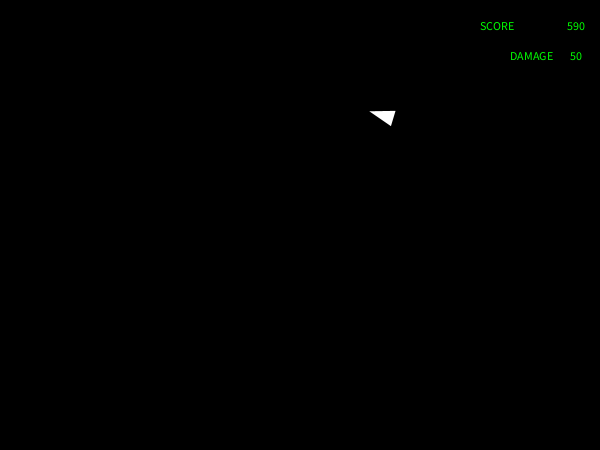
Frame 1 (no input)
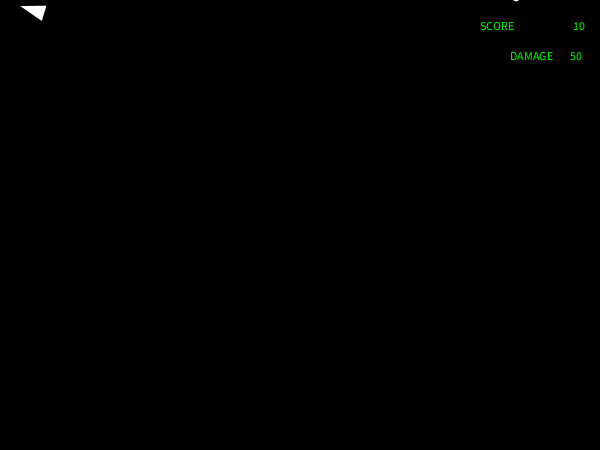
Frame 60 (the mouse pressed at the canvas centre just before this capture)
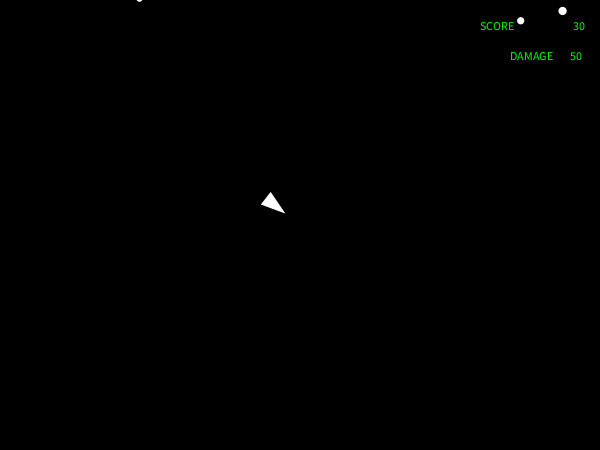
Frame 120 (the mouse held since frame 60 and released just before this capture)

The Processing sketch that drew these frames (run headless with seeded random() and noise(); from frame 60 on, the mouse is pressed at the canvas centre):

// Processing sketch: processing_120766
// ── processing_120766.pde

ArrayList asteroides = new ArrayList();
ArrayList n = new ArrayList();

//declaramos variables
PVector gravedad, posicionasteroide, posicionnave, pscompasteroide, pscompnav;
int numeronav = 1;
boolean navecreada = false;
int lastRecordedasteroide = 0;
int lastRecordedgrav = 0;
int intervalasteroide = 500;
int intervalgrav = 10000;
int damage = 50;
int score = 0;
int resultado = 0;
boolean finaljuego = false;


void setup() {
  size(600, 450);
  smooth(); 

  //inicializamos variables
  gravedad = new PVector(0.0001, 0.0005);
  posicionnave= new PVector(random(width), random(height));
  nave fol = new nave(posicionnave, random(0.01, 0.05), random(10, 20));
  n.add(fol);
}

void draw() {

  background(0);
  
  ///////////////////////// TEXT //////////////////////////////////
  
  if(damage>=0){
  fill(0,255,0);
  score=second()*10;
  text("SCORE ", width-120, 30);
  textAlign(RIGHT);
  text(score, width-15, 30);
  textAlign(LEFT);
  text("DAMAGE ", width-90, 60);
  text(damage, width-30, 60);
  noStroke();
  }
  
  
  
  posicionasteroide= new PVector(random(width), -10);
  posicionnave= new PVector(random(width), random(height));
  
  
   ///////////////// CONTROLADOR NIVEL ///////////////////////////
   
   if(millis()>20000){
     intervalasteroide = 250;
   }
   
     if(millis()>40000){
     intervalasteroide = 125;
   }
   
     if(millis()>60000){
     intervalasteroide = 75;
   }
   
    if(millis()>80000){
     intervalasteroide = 30;
   }
   
  
  ///////////////// CONTROLADOR TIEMPO ///////////////////////////
  
  if(millis()-lastRecordedasteroide>intervalasteroide){
   //creamos asteroides
asteroide c = new asteroide(posicionasteroide);
  asteroides.add(c);
   lastRecordedasteroide = millis();
  }
  
  
    if(millis()-lastRecordedgrav>intervalgrav){
       if (gravedad.x == 0.0001){
         gravedad.x = -0.0001;
         lastRecordedgrav = millis();
       }else{
         gravedad.x = 0.0001;
         lastRecordedgrav = millis();
       }
     }
  
  
  //////////////// INICIAR CLASES /////////////////////////////
  
  
  if (navecreada==false){
  for (int i=0; i<numeronav; i++){
     for (int e=0; e<n.size(); e++) {
     nave tempF = (nave) n.get(e);
    tempF.run();
    pscompnav=tempF.pos;
     }
  }
  }
  

  for (int i=0; i<asteroides.size(); i++) {
    asteroide c = (asteroide) asteroides.get(i);
    c.addForce(gravedad);
    c.run();
    pscompasteroide=c.posicion;
    
    
    if(((pscompnav.x)-(pscompasteroide.x)<7 && (pscompnav.x)-(pscompasteroide.x)>-7) && ((pscompnav.y)-(pscompasteroide.y)<7 && (pscompnav.y)-(pscompasteroide.y)>-7)){
    damage = damage-1;
    } 
  }
  
  
  if(damage<0){
    if(finaljuego==false){
    resultado=score;
    finaljuego=true;
    }
    
    textAlign(CENTER);
    fill(0,255,0);
   text("GAME OVER ", width/2, height/2);
   text("Your score is", width/2, height/2+20);
   text(resultado, width/2, height/2+40);
   textAlign(LEFT);
  }
}


class asteroide {

  PVector posicion, velocidad, acceleracion;
  float friccion, mySize, myMass;

  asteroide(PVector _posicion) {
    posicion = _posicion;
    velocidad = new PVector(0,0);
    acceleracion = new PVector(0,0);
    mySize = random(4,10);
    myMass = 25-mySize;
    myMass /=150;
    friccion = 0.3;
  }

  void run() {
    update();
    drawMe();
  }

  void update() {  
    //AÃ±adimos el valor de gravedad (aceleraciÃ³n) a la velocidad y velocidad a posiciÃ³n
    velocidad.add(acceleracion);
    posicion.add(velocidad);
    acceleracion.mult(0);

  }

  void drawMe() {

    fill(255);
    noStroke();
    ellipse(posicion.x,posicion.y,mySize,mySize);
  }

  void addForce(PVector _f) {

    PVector f = PVector.div(_f,myMass);
   
    acceleracion = f;
  }
}

class nave{
  //variables
  PVector pos;
  float vel;
  float sz; 
  //constructor
  nave(PVector _pos, float _v, float _sz){
    pos = _pos;
    vel = _v;
    sz = _sz;
  }
  void run(){
    actualizar();
    dibujar();
  }
  void actualizar(){
    PVector mouse = new PVector(mouseX,mouseY);
    mouse.sub(pos);
    mouse.mult(vel);
    pos.add(mouse);
    
  }

  void dibujar(){
    fill(255);
  pushMatrix();     
  float a = atan2(mouseY-pos.y, mouseX-pos.x);
  translate(pos.x,pos.y);
  rotate(a);
  triangle(0,0,-25,-8,-25,8);
  popMatrix(); 
  }
}
